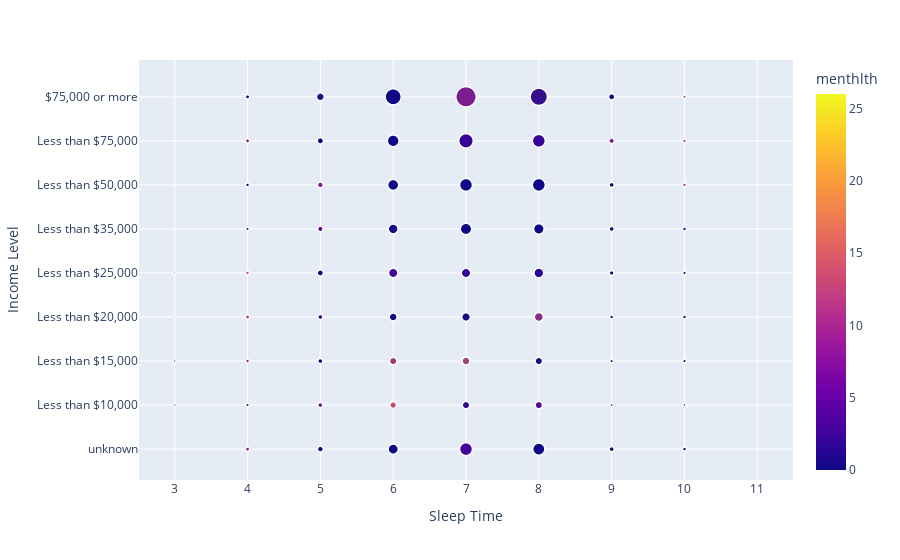

Here is the notebook cell this chart was saved with:
### Code cell
# Creating a frequency column based on the combination of 'sleptim1' and 'income2'
data['frequency'] = data.groupby(['sleptim1', 'income2'])['income2'].transform('count')

category_order = {
    'income2': [
        '$75,000 or more', 'Less than $75,000', 'Less than $50,000', 
        'Less than $35,000', 'Less than $25,000', 'Less than $20,000', 
        'Less than $15,000', 'Less than $10,000', 'unknown'
    ]
}

fig = px.scatter(data, x = 'sleptim1', y='income2', size='frequency', color='menthlth', category_orders=category_order,
                 labels={'sleptim1': 'Sleep Time', 'income2': 'Income Level', 'mntlhlth': 'Mental Health Status', 'frequency': 'Frequency'})
fig.show()

### Figure 1 — Plotly figure (JSON) as saved in the notebook; plotly's stock layout.template omitted (floating-point values rounded to 4 significant figures; data arrays with more than 128 entries replaced by an {"elided": "..."} marker saying what was removed)
{"data": [{"hovertemplate": "Sleep Time=%{x}<br>Income Level=%{y}<br>Frequency=%{marker.size}<br>menthlth=%{marker.color}<extra></extra>", "legendgroup": "", "marker": {"color": {"elided": "18000 int values"}, "coloraxis": "coloraxis", "size": {"elided": "18000 int values"}, "sizemode": "area", "sizeref": 4.497, "symbol": "circle"}, "mode": "markers", "name": "", "showlegend": false, "type": "scattergl", "x": {"elided": "18000 int values"}, "xaxis": "x", "y": {"elided": "18000 str values"}, "yaxis": "y"}], "layout": {"coloraxis": {"colorbar": {"title": {"text": "menthlth"}}, "colorscale": [[0, "#0d0887"], [0.1111, "#46039f"], [0.2222, "#7201a8"], [0.3333, "#9c179e"], [0.4444, "#bd3786"], [0.5556, "#d8576b"], [0.6667, "#ed7953"], [0.7778, "#fb9f3a"], [0.8889, "#fdca26"], [1, "#f0f921"]]}, "legend": {"itemsizing": "constant", "tracegroupgap": 0}, "margin": {"t": 60}, "xaxis": {"anchor": "y", "domain": [0, 1], "title": {"text": "Sleep Time"}}, "yaxis": {"anchor": "x", "categoryarray": ["unknown", "Less than $10,000", "Less than $15,000", "Less than $20,000", "Less than $25,000", "Less than $35,000", "Less than $50,000", "Less than $75,000", "$75,000 or more"], "categoryorder": "array", "domain": [0, 1], "title": {"text": "Income Level"}}}}
